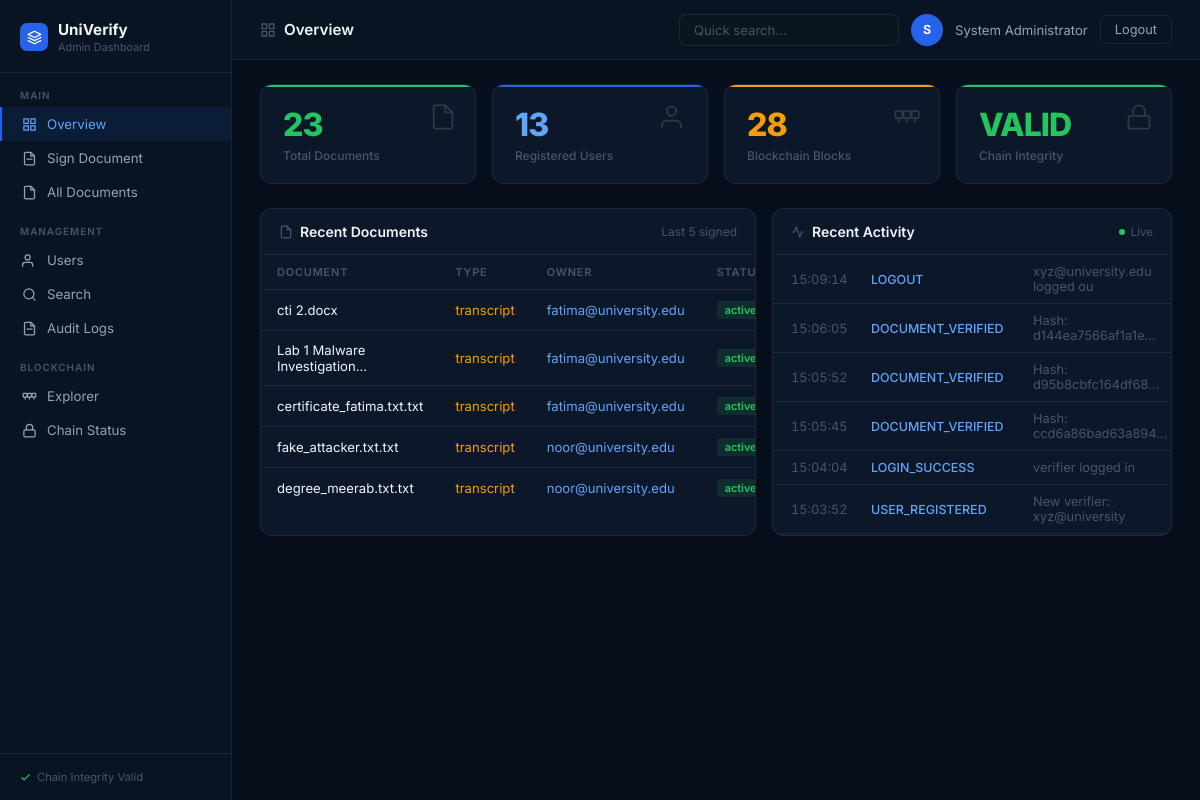
The app's page /dashboard (signed in) with its own data.
### models.py (models this page shows, shortened)
class User(UserMixin, db.Model):
    __tablename__ = 'users'
    id = db.Column(db.Integer, primary_key=True)
    full_name = db.Column(db.String(100), nullable=False)
    email = db.Column(db.String(120), unique=True, nullable=False)
    password_hash = db.Column(db.String(256), nullable=False)
    role = db.Column(db.String(20), default='student')
    reg_number = db.Column(db.String(50), unique=True, nullable=True)
    department = db.Column(db.String(100), nullable=True)
    created_at = db.Column(db.DateTime, default=datetime.utcnow)
    is_active = db.Column(db.Boolean, default=True)
    documents = db.relationship('Document', backref='owner', lazy=True)

class Document(db.Model):
    __tablename__ = 'documents'
    id = db.Column(db.Integer, primary_key=True)
    filename = db.Column(db.String(200), nullable=False)
    original_name = db.Column(db.String(200), nullable=False)
    file_hash = db.Column(db.String(64), unique=True, nullable=False)
    block_hash = db.Column(db.String(64), nullable=False)
    block_index = db.Column(db.Integer, nullable=False)
    cert_fingerprint = db.Column(db.String(200), nullable=False)
    signature = db.Column(db.Text, nullable=False)
    doc_type = db.Column(db.String(50), default='general')
    status = db.Column(db.String(20), default='active')
    qr_code_path = db.Column(db.String(200), nullable=True)
    user_id = db.Column(db.Integer, db.ForeignKey('users.id'), nullable=False)
    signed_at = db.Column(db.DateTime, default=datetime.utcnow)
    expires_at = db.Column(db.DateTime, nullable=True)

class AuditLog(db.Model):
    __tablename__ = 'audit_logs'
    id = db.Column(db.Integer, primary_key=True)
    user_id = db.Column(db.Integer, db.ForeignKey('users.id'), nullable=True)
    action = db.Column(db.String(100), nullable=False)
    details = db.Column(db.Text, nullable=True)
    ip_address = db.Column(db.String(50), nullable=True)
    timestamp = db.Column(db.DateTime, default=datetime.utcnow)
    success = db.Column(db.Boolean, default=True)

### app.py (the view)
@app.route('/dashboard')
@login_required
def dashboard():
    if current_user.role != 'admin':
        return redirect(url_for('student_portal'))
    total_docs = Document.query.count()
    total_users = User.query.count()
    active_docs = Document.query.filter_by(status='active').count()
    revoked_docs = Document.query.filter_by(status='revoked').count()
    recent_docs = Document.query.order_by(Document.signed_at.desc()).limit(5).all()
    recent_logs = AuditLog.query.order_by(AuditLog.timestamp.desc()).limit(10).all()
    chain_valid = blockchain.is_chain_valid()
    return render_template('dashboard.html',
        total_docs=total_docs, total_users=total_users,
        active_docs=active_docs, revoked_docs=revoked_docs,
        recent_docs=recent_docs, recent_logs=recent_logs,
        chain_valid=chain_valid, chain_length=len(blockchain.chain))

### app.py (called while the page is built)
@login_manager.user_loader
def load_user(user_id):
    return User.query.get(int(user_id))

### blockchain.py (called while the page is built)
    def compute_hash(self):
        block_string = json.dumps({
            "index": self.index,
            "timestamp": self.timestamp,
            "filename": self.filename,
            "file_hash": self.file_hash,
            "cert_fingerprint": self.cert_fingerprint,
            "email": self.email,
            "signature": self.signature,
            "parent_hash": self.parent_hash,
            "previous_hash": self.previous_hash
        }, sort_keys=True)
        return hashlib.sha256(block_string.encode()).hexdigest()

    def is_chain_valid(self):
        for i in range(1, len(self.chain)):
            current = self.chain[i]
            previous = self.chain[i - 1]
            if current.hash != current.compute_hash():
                return False
            if current.previous_hash != previous.hash:
                return False
        return True

### templates/dashboard.html (shortened to what this page needs)
<html lang="en">
<head>
</head>
<body>
<div class="sidebar">
    <div class="sidebar-brand">
        <div class="brand-icon"><svg viewBox="0 0 24 24" fill="none" stroke="currentColor" stroke-width="2" stroke-linecap="round" stroke-linejoin="round"><path d="M12 2L2 7l10 5 10-5-10-5z"/><path d="M2 17l10 5 10-5"/><path d="M2 12l10 5 10-5"/></svg></div>
        <div><div class="brand-name">UniVerify</div><div class="brand-sub">Admin Dashboard</div></div>
    </div>
    <div class="nav-section">Main</div>
    <div class="nav-item active" onclick="showSection('overview',this)"><svg viewBox="0 0 24 24" fill="none" stroke="currentColor" stroke-width="2" stroke-linecap="round" stroke-linejoin="round"><rect x="3" y="3" width="7" height="7"/><rect x="14" y="3" width="7" height="7"/><rect x="14" y="14" width="7" height="7"/><rect x="3" y="14" width="7" height="7"/></svg>Overview</div>
    <div class="nav-item" onclick="showSection('sign',this)"><svg viewBox="0 0 24 24" fill="none" stroke="currentColor" stroke-width="2" stroke-linecap="round" stroke-linejoin="round"><path d="M14 2H6a2 2 0 0 0-2 2v16a2 2 0 0 0 2 2h12a2 2 0 0 0 2-2V8z"/><polyline points="14 2 14 8 20 8"/><line x1="16" y1="13" x2="8" y2="13"/></svg>Sign Document</div>
    <div class="nav-item" onclick="showSection('documents',this)"><svg viewBox="0 0 24 24" fill="none" stroke="currentColor" stroke-width="2" stroke-linecap="round" stroke-linejoin="round"><path d="M14 2H6a2 2 0 0 0-2 2v16a2 2 0 0 0 2 2h12a2 2 0 0 0 2-2V8z"/><polyline points="14 2 14 8 20 8"/></svg>All Documents</div>
    <div class="nav-section">Management</div>
    <div class="nav-item" onclick="showSection('users',this)"><svg viewBox="0 0 24 24" fill="none" stroke="currentColor" stroke-width="2" stroke-linecap="round" stroke-linejoin="round"><path d="M17 21v-2a4 4 0 0 0-4-4H5a4 4 0 0 0-4 4v2"/><circle cx="9" cy="7" r="4"/></svg>Users</div>
    <div class="nav-item" onclick="showSection('search',this)"><svg viewBox="0 0 24 24" fill="none" stroke="currentColor" stroke-width="2" stroke-linecap="round" stroke-linejoin="round"><circle cx="11" cy="11" r="8"/><path d="m21 21-4.35-4.35"/></svg>Search</div>
    <div class="nav-item" onclick="showSection('audit',this)"><svg viewBox="0 0 24 24" fill="none" stroke="currentColor" stroke-width="2" stroke-linecap="round" stroke-linejoin="round"><path d="M14 2H6a2 2 0 0 0-2 2v16a2 2 0 0 0 2 2h12a2 2 0 0 0 2-2V8z"/><polyline points="14 2 14 8 20 8"/><line x1="16" y1="13" x2="8" y2="13"/></svg>Audit Logs</div>
    <div class="nav-section">Blockchain</div>
    <div class="nav-item" onclick="window.open('/explorer','_blank')"><svg viewBox="0 0 24 24" fill="none" stroke="currentColor" stroke-width="2" stroke-linecap="round" stroke-linejoin="round"><rect x="2" y="7" width="6" height="6" rx="1"/><rect x="9" y="7" width="6" height="6" rx="1"/><rect x="16" y="7" width="6" height="6" rx="1"/><path d="M5 13v3M12 13v3M19 13v3"/></svg>Explorer</div>
    <div class="nav-item" onclick="showSection('chain',this)"><svg viewBox="0 0 24 24" fill="none" stroke="currentColor" stroke-width="2" stroke-linecap="round" stroke-linejoin="round"><rect x="3" y="11" width="18" height="11" rx="2"/><path d="M7 11V7a5 5 0 0 1 10 0v4"/></svg>Chain Status</div>
    <div class="sidebar-footer"><div class="sidebar-footer-badge"><svg viewBox="0 0 24 24" fill="none" stroke="currentColor" stroke-width="2.5" stroke-linecap="round" stroke-linejoin="round"><polyline points="20 6 9 17 4 12"/></svg>Chain Integrity Valid</div></div>
</div>
<div class="main">
    <div class="topbar">
        <div class="page-title" id="pageTitle"><svg viewBox="0 0 24 24" fill="none" stroke="currentColor" stroke-width="2" stroke-linecap="round" stroke-linejoin="round"><rect x="3" y="3" width="7" height="7"/><rect x="14" y="3" width="7" height="7"/><rect x="14" y="14" width="7" height="7"/><rect x="3" y="14" width="7" height="7"/></svg>Overview</div>
        <div class="topbar-right">
            <input class="search-input" placeholder="Quick search..." oninput="quickSearch(this.value)">
            <div class="avatar">{{ (current_user.full_name[0] if current_user and current_user.full_name else 'A') | upper }}</div>
            <span class="username">{{ current_user.full_name if current_user else 'Admin' }}</span>
            <button class="logout-btn" onclick="window.location.href='/logout'">Logout</button>
        </div>
    </div>
    <div class="content">
        <div class="section active" id="sec-overview">
            <div class="stats-grid">
                <div class="stat-card stat-green">
                    <div class="stat-icon"><svg viewBox="0 0 24 24" fill="none" stroke="currentColor" stroke-width="1.5" stroke-linecap="round" stroke-linejoin="round"><path d="M14 2H6a2 2 0 0 0-2 2v16a2 2 0 0 0 2 2h12a2 2 0 0 0 2-2V8z"/><polyline points="14 2 14 8 20 8"/></svg></div>
                    <div class="stat-number n-green" id="s-total">{{ total_docs }}</div>
                    <div class="stat-label">Total Documents</div>
                </div>
                <div class="stat-card stat-blue">
                    <div class="stat-icon"><svg viewBox="0 0 24 24" fill="none" stroke="currentColor" stroke-width="1.5" stroke-linecap="round" stroke-linejoin="round"><path d="M17 21v-2a4 4 0 0 0-4-4H5a4 4 0 0 0-4 4v2"/><circle cx="9" cy="7" r="4"/></svg></div>
                    <div class="stat-number n-blue" id="s-users">{{ total_users }}</div>
                    <div class="stat-label">Registered Users</div>
                </div>
                <div class="stat-card stat-orange">
                    <div class="stat-icon"><svg viewBox="0 0 24 24" fill="none" stroke="currentColor" stroke-width="1.5" stroke-linecap="round" stroke-linejoin="round"><rect x="2" y="7" width="6" height="6" rx="1"/><rect x="9" y="7" width="6" height="6" rx="1"/><rect x="16" y="7" width="6" height="6" rx="1"/><path d="M5 13v3M12 13v3M19 13v3"/></svg></div>
                    <div class="stat-number n-orange" id="s-chain">{{ chain_length }}</div>
                    <div class="stat-label">Blockchain Blocks</div>
                </div>
                <div class="stat-card stat-cyan">
                    <div class="stat-icon"><svg viewBox="0 0 24 24" fill="none" stroke="currentColor" stroke-width="1.5" stroke-linecap="round" stroke-linejoin="round"><rect x="3" y="11" width="18" height="11" rx="2"/><path d="M7 11V7a5 5 0 0 1 10 0v4"/></svg></div>
                    <div class="stat-number" style="color:{{ '#22c55e' if chain_valid else '#ef4444' }}" id="s-valid">{{ 'VALID' if chain_valid else 'TAMPERED' }}</div>
                    <div class="stat-label">Chain Integrity</div>
                </div>
            </div>
            <div style="display:grid;grid-template-columns:1fr 400px;gap:16px;">
                <div class="card">
                    <div class="card-head">
                        <div class="card-title"><svg viewBox="0 0 24 24" fill="none" stroke="currentColor" stroke-width="2" stroke-linecap="round" stroke-linejoin="round"><path d="M14 2H6a2 2 0 0 0-2 2v16a2 2 0 0 0 2 2h12a2 2 0 0 0 2-2V8z"/><polyline points="14 2 14 8 20 8"/></svg>Recent Documents</div>
                        <span class="card-meta">Last 5 signed</span>
                    </div>
                    <table class="tbl">
                        <thead><tr><th>Document</th><th>Type</th><th>Owner</th><th>Status</th></tr></thead>
                        <tbody>
                        {% for doc in recent_docs %}
                        <tr>
                            <td style="color:var(--text-1);">{{ doc.original_name[:28] }}{% if doc.original_name|length > 28 %}...{% endif %}</td>
                            <td style="color:var(--warn);">{{ doc.doc_type }}</td>
                            <td style="color:#60a5fa;">{{ doc.owner.email if doc.owner else 'N/A' }}</td>
                            <td><span class="badge badge-{{ doc.status }}">{{ doc.status }}</span></td>
                        </tr>
                        {% else %}
                        <tr><td colspan="4" style="text-align:center;color:var(--text-3);padding:28px;">No documents yet.</td></tr>
                        {% endfor %}
                        </tbody>
                    </table>
                </div>
                <div class="card">
                    <div class="card-head">
                        <div class="card-title"><svg viewBox="0 0 24 24" fill="none" stroke="currentColor" stroke-width="2" stroke-linecap="round" stroke-linejoin="round"><polyline points="22 12 18 12 15 21 9 3 6 12 2 12"/></svg>Recent Activity</div>
                        <div style="display:flex;align-items:center;gap:6px;"><div class="live-dot"></div><span style="font-size:0.72rem;color:var(--text-3);">Live</span></div>
                    </div>
                    <div style="max-height:280px;overflow-y:auto;">
                        {% for log in recent_logs %}
                        <div class="log-item">
                            <span class="log-time">{{ log.timestamp.strftime('%H:%M:%S') }}</span>
                            <span class="log-action" style="color:{% if 'FAIL' in log.action or 'ERROR' in log.action %}var(--error){% elif 'SIGN' in log.action %}var(--success){% else %}#60a5fa{% endif %};">{{ log.action }}</span>
                            <span class="log-detail">{{ (log.details or '')[:28] }}</span>
                        </div>
                        {% else %}
                        <div style="color:var(--text-3);text-align:center;padding:24px;font-size:0.82rem;">No activity yet</div>
                        {% endfor %}
                    </div>
                </div>
            </div>
        </div>
    </div>
</div>
</body>
</html>

### records on screen
User: full_name "S", full_name "System Administrator"
Document: original_name "cti 2.docx", doc_type "transcript", owner "fatima@university.edu", status "active"
Document: original_name "Lab 1 Malware Investigation", doc_type "transcript", owner "fatima@university.edu", status "active"
Document: original_name "certificate_fatima.txt.txt", doc_type "transcript", owner "fatima@university.edu", status "active"
Document: original_name "fake_attacker.txt.txt", doc_type "transcript", owner "noor@university.edu", status "active"
Document: original_name "degree_meerab.txt.txt", doc_type "transcript", owner "noor@university.edu", status "active"
AuditLog: timestamp "15:09:14", action "LOGOUT", details "xyz@university.edu logged ou"
AuditLog: timestamp "15:06:05", action "DOCUMENT_VERIFIED", details "Hash: d144ea7566af1a1e..."
AuditLog: timestamp "15:05:52", action "DOCUMENT_VERIFIED", details "Hash: d95b8cbfc164df68..."
AuditLog: timestamp "15:05:45", action "DOCUMENT_VERIFIED", details "Hash: ccd6a86bad63a894..."
AuditLog: timestamp "15:04:04", action "LOGIN_SUCCESS", details "verifier logged in"
AuditLog: timestamp "15:03:52", action "USER_REGISTERED", details "New verifier: xyz@university"

### other values on screen
{{ total_docs }} "23"
{{ total_users }} "13"
{{ chain_length }} "28"
{{ 'VALID' if chain_valid else 'TAMPERED' }} "VALID"
